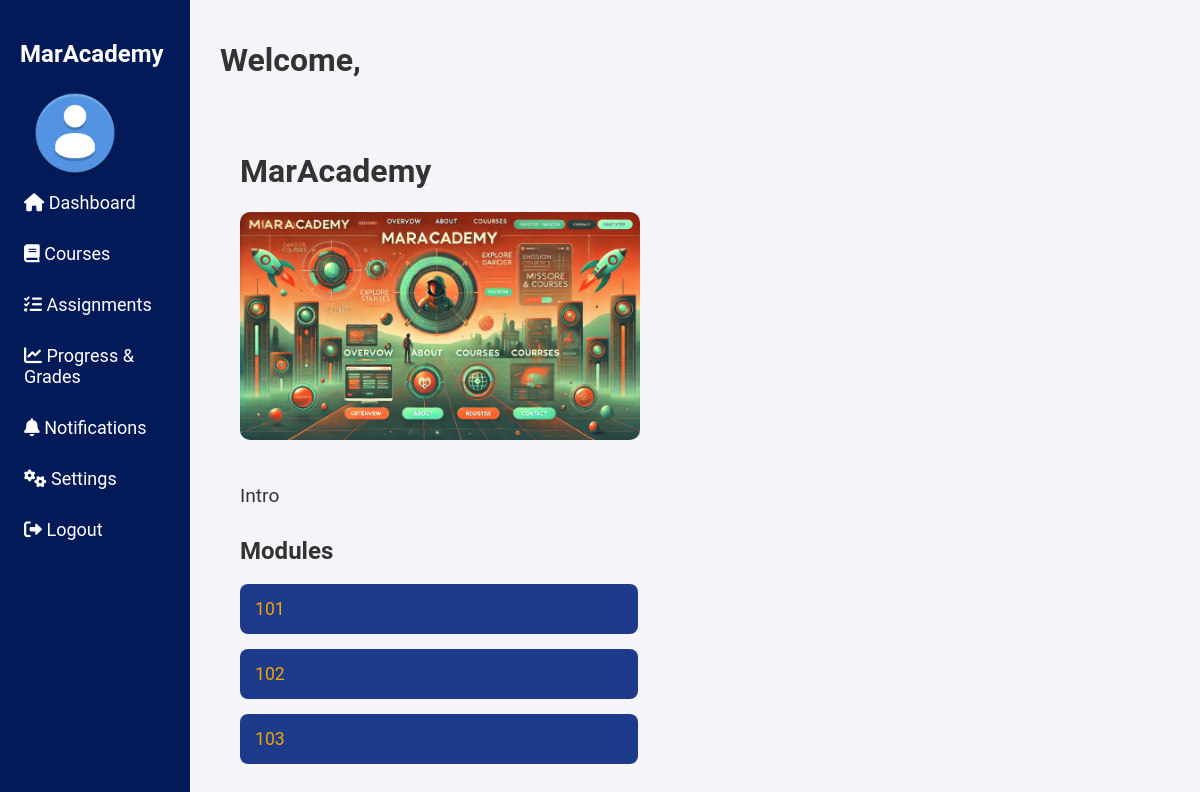
Page /detail/1/ on the committed database.
### courses/models.py (models this page shows, shortened)
class Course(models.Model):
    title = models.CharField(max_length=100)
    instructor = models.CharField(max_length=100, blank=True, null=True)
    description = models.TextField()
    image = models.ImageField(upload_to='course_images/', max_length=500, blank=True, null=True)
    enrolled_users = models.ManyToManyField(User, related_name='enrolled_courses', blank=True)
    created_at = models.DateTimeField(auto_now_add=True)
    updated_at = models.DateTimeField(auto_now=True)

class Module(models.Model):
    title = models.CharField(max_length=100)
    description = models.TextField()
    image = models.ImageField(upload_to='course_images/', max_length=500, blank=True, null=True)
    course = models.ForeignKey(Course, on_delete=models.CASCADE)
    created_at = models.DateTimeField(auto_now_add=True)
    updated_at = models.DateTimeField(auto_now=True)

### courses/views.py (the view)
# urls.py: path('detail/<int:pk>/', course_detail, name='course_detail'),  # Added trailing slash
def course_detail(request, pk):
    course = Course.objects.get(pk=pk)
    course.modules = Module.objects.filter(course=course)
    return render(request, 'courses/course_details.html', {'course': course})

### courses/templates/courses/course_details.html (shortened to what this page needs)
{% extends 'courses/base.html' %} {% block content %}
<div class="dashboard-main">
  <h1>{{ course.title }}</h1>
  {% if course.image %}
  <img
    src="{{ course.image.url }}"
    alt="{{ course.title }}"
    class="course-image"
  />
  {% endif %}
  <p class="course-description">{{ course.description }}</p>
  <h2>Modules</h2>
  <ul class="module-list">
    {% for module in course.modules.all %}
    <li class="module-item">
      <a href="{% url 'courses:module_details' module.pk %}">
        <span>{{ module.title }}</span>
      </a>
    </li>
    {% empty %}
    <li>No modules available</li>
    {% endfor %}
  </ul>
</div>
{% endblock %}

### ourusers/static/css/base.css (style rules this page uses)
body { margin: 0; font-family: "Roboto", sans-serif; background-color: #f4f4f9; color: #333; overflow-x: hidden; }
.dashboard-main { padding: 20px; border-radius: 10px; max-width: 1000px; margin: 10px auto; }
.course-image { width: 100%; max-width: 400px; border-radius: 10px; margin-bottom: 20px; }
.course-description { font-size: 1.2em; margin-bottom: 30px; }
.module-list { list-style: none; padding: 0; }
.module-item { margin-bottom: 15px; background-color: #1e3a8a; color: white; width: 40%; padding: 15px; border-radius: 8px; transition: transform 0.2s ease-in-out; }
.module-item a { display: flex; align-items: center; text-decoration: none; color: white; }
.module-item span { font-size: 1.1em; color: #f0a500; }

### rows in the picture
Course: title "MarAcademy", image (picture), description "Intro"
Module: title "101"
Module: title "102"
Module: title "103"
